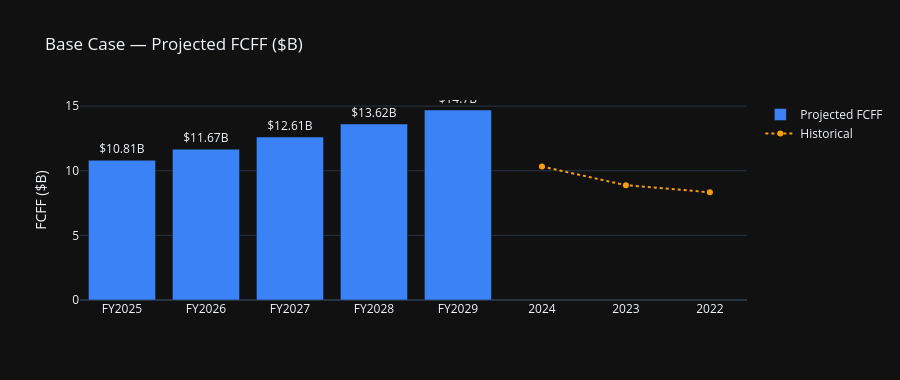

The notebook cell this image was saved under:
### Code cell
base    = results["Base"]
years   = [f"FY{2025+i}" for i in range(5)]

fig = go.Figure()

fig.add_bar(
    x=years,
    y=base["fcff_proj_B"],
    marker_color="#3b82f6",
    text=[f"${v}B" for v in base["fcff_proj_B"]],
    textposition="outside",
    name="Projected FCFF"
)

# Add historical for context
if not hist_df.empty:
    fig.add_trace(go.Scatter(
        x=hist_df["Fiscal Year"].tolist()[-3:],
        y=hist_df["FCFF ($B)"].tolist()[-3:],
        mode="lines+markers",
        line=dict(color="#f59e0b", dash="dot"),
        name="Historical"
    ))

fig.update_layout(
    title="Base Case — Projected FCFF ($B)",
    template="plotly_dark",
    height=380,
    yaxis_title="FCFF ($B)"
)

fig.show()
print(f"\nPV of projected FCFFs : ${sum(base['pv_fcffs_B']):.1f}B")
print(f"PV of terminal value  : ${base['pv_tv_B']:.1f}B")
print(f"Total EV              : ${base['ev_B']:.1f}B")
print(f"Terminal value % of EV: {base['tv_pct_of_ev']}%")

### Figure 1 — Plotly figure (JSON) as saved in the notebook; plotly's stock layout.template omitted (floating-point values rounded to 4 significant figures)
{"data": [{"marker": {"color": "#3b82f6"}, "name": "Projected FCFF", "text": ["$10.81B", "$11.67B", "$12.61B", "$13.62B", "$14.7B"], "textposition": "outside", "type": "bar", "x": ["FY2025", "FY2026", "FY2027", "FY2028", "FY2029"], "y": [10.81, 11.67, 12.61, 13.62, 14.7]}, {"line": {"color": "#f59e0b", "dash": "dot"}, "mode": "lines+markers", "name": "Historical", "type": "scatter", "x": ["2024", "2023", "2022"], "y": [10.33, 8.88, 8.33]}], "layout": {"height": 380, "title": {"text": "Base Case — Projected FCFF ($B)"}, "yaxis": {"title": {"text": "FCFF ($B)"}}}}
